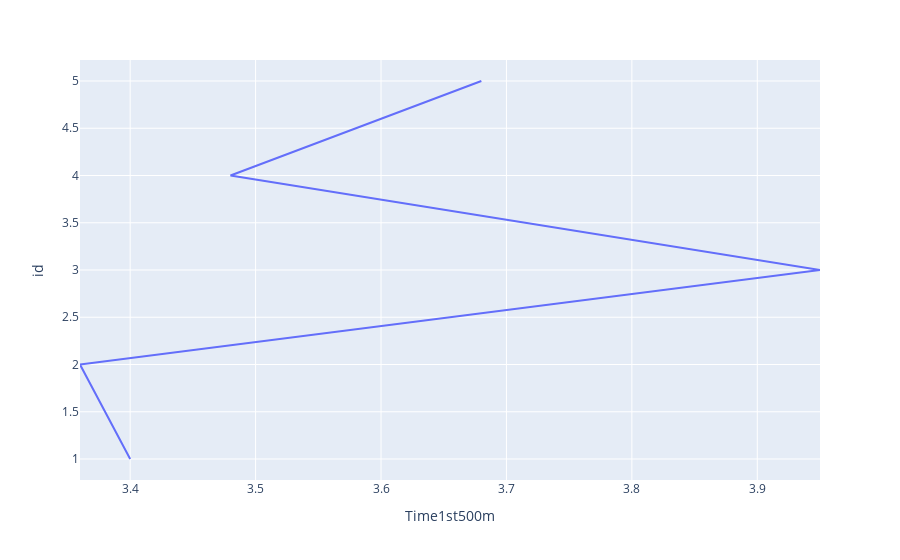

Source (notebook cell):
### Markdown cell above
### Trends for each distance
Also a bit confusing. The shift is clear from 1st 500m to 4th 500m.

### Code cell
px.line(df_run, x='Time1st500m', y='id')

### Figure 1 — Plotly figure (JSON) as saved in the notebook; plotly's stock layout.template omitted (floating-point values rounded to 4 significant figures)
{"data": [{"hovertemplate": "Time1st500m=%{x}<br>id=%{y}<extra></extra>", "legendgroup": "", "line": {"color": "#636efa", "dash": "solid"}, "mode": "lines", "name": "", "orientation": "v", "showlegend": false, "type": "scatter", "x": [3.4, 3.36, 3.95, 3.48, 3.68], "xaxis": "x", "y": [1, 2, 3, 4, 5], "yaxis": "y"}], "layout": {"legend": {"tracegroupgap": 0}, "margin": {"t": 60}, "xaxis": {"anchor": "y", "domain": [0, 1], "title": {"text": "Time1st500m"}}, "yaxis": {"anchor": "x", "domain": [0, 1], "title": {"text": "id"}}}}
